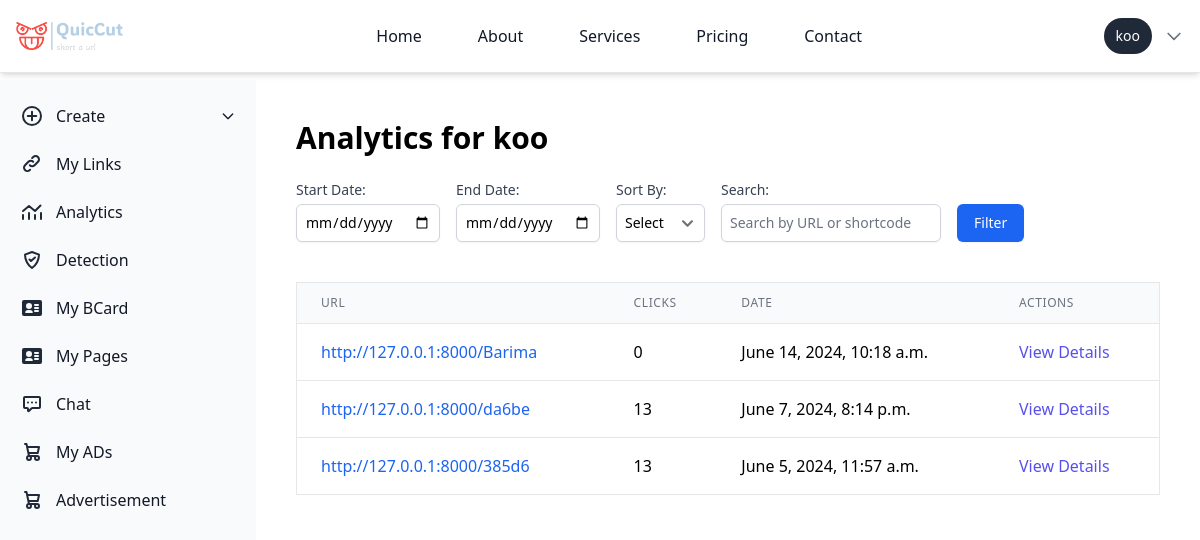
The app's page /analytics/ (signed in), older data.
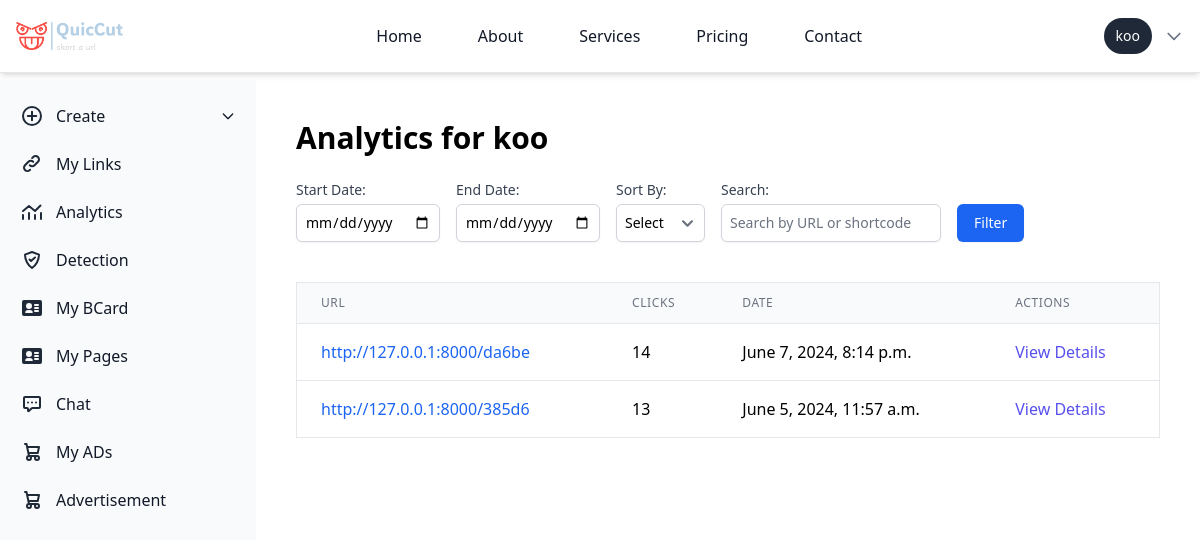
The same page, newer data.
### urlshortner/models.py (models this page shows, shortened)
class ShortURL(models.Model):
    user = models.ForeignKey(User, on_delete=models.CASCADE, null=True, blank=True)
    original_url = models.URLField()
    short_code = models.CharField(max_length=10, unique=True)
    clicks = models.IntegerField(default=0)
    date_created = models.DateTimeField(auto_now_add=True)
    class Meta:
        ordering = ['-date_created']

### user/views.py (the view)
# urls.py: path('analytics/', analytics_view, name='analytics_view'),
@login_required
def analytics_view(request):
    clicks = Click.objects.filter(short_url__user=request.user)
    short_urls = ShortURL.objects.filter(user=request.user)
    url_clicks = {short_url: 0 for short_url in short_urls}
    start_date = request.GET.get('start_date')
    end_date = request.GET.get('end_date')
    search_query = request.GET.get('search', '')
    if start_date and end_date:
        start_date = parse_date(start_date)
        end_date = parse_date(end_date)
        clicks = clicks.filter(timestamp__range=[start_date, end_date])
    if search_query:
        short_urls = short_urls.filter(
            Q(original_url__icontains=search_query) |
            Q(short_code__icontains=search_query)
        )
    for click in clicks:
        if click.short_url in url_clicks:
            url_clicks[click.short_url] += 1
    sort_by = request.GET.get('sort_by')
    if sort_by == 'clicks':
        url_clicks = dict(sorted(url_clicks.items(), key=lambda item: item[1], reverse=True))
    context = {
        'url_clicks': url_clicks,
        'clicks': clicks,
        'start_date': start_date,
        'end_date': end_date,
        'sort_by': sort_by,
        'search_query': search_query,
        'username': request.user.username
    }
    return render(request, 'user/analytics.html', context)

### chat/templatetags/chat_tags.py (called while the page is built)
@register.simple_tag
def unread_message_count(user):
    return Message.objects.filter(receiver=user, is_read=False).count()

### templates/user/analytics.html (shortened to what this page needs)
{% extends 'basehome/base.html' %}
{% block content %}
<body class="overflow-hidden">
<div class="p-10 sm:ml-64 mt-20 overflow-y-auto max-h-screen">
  <h1 class="text-3xl font-bold mb-6">Analytics for {{ username }}</h1>
  <form method="get" class="mb-6 flex flex-wrap items-center space-x-4">
    <div class="mb-4">
      <label for="start_date" class="block text-sm font-medium text-gray-700">Start Date:</label>
      <input type="date" name="start_date" id="start_date" value="{{ request.GET.start_date }}" class="mt-1 block w-full p-2 border border-gray-300 rounded-md shadow-sm focus:ring-blue-500 focus:border-blue-500 sm:text-sm">
    </div>
    <div class="mb-4">
      <label for="end_date" class="block text-sm font-medium text-gray-700">End Date:</label>
      <input type="date" name="end_date" id="end_date" value="{{ request.GET.end_date }}" class="mt-1 block w-full p-2 border border-gray-300 rounded-md shadow-sm focus:ring-blue-500 focus:border-blue-500 sm:text-sm">
    </div>
    <div class="mb-4">
      <label for="sort_by" class="block text-sm font-medium text-gray-700">Sort By:</label>
      <select name="sort_by" id="sort_by" class="mt-1 block w-full p-2 border border-gray-300 rounded-md shadow-sm focus:ring-blue-500 focus:border-blue-500 sm:text-sm">
        <option value="">Select</option>
      </select>
    </div>
    <div class="mb-4">
      <label for="search" class="block text-sm font-medium text-gray-700">Search:</label>
      <input type="text" name="search" id="search" value="{{ request.GET.search }}" class="mt-1 block w-full p-2 border border-gray-300 rounded-md shadow-sm focus:ring-blue-500 focus:border-blue-500 sm:text-sm" placeholder="Search by URL or shortcode">
    </div>
    <div class="mb-4">
      <button type="submit" class="mt-6 inline-flex items-center px-4 py-2 border border-transparent text-sm font-medium rounded-md shadow-sm text-white bg-blue-600 hover:bg-blue-700 focus:outline-none focus:ring-2 focus:ring-offset-2 focus:ring-blue-500">
        Filter
      </button>
    </div>
  </form>
  <div class="overflow-x-auto overflow-y-auto max-h-80">
    <table class="min-w-full bg-white border border-gray-200 divide-y divide-gray-200 rounded-lg shadow-sm">
      <thead class="bg-gray-50">
        <tr>
          <th scope="col" class="px-6 py-3 text-left text-xs font-medium text-gray-500 uppercase tracking-wider">URL</th>
          <th scope="col" class="px-6 py-3 text-left text-xs font-medium text-gray-500 uppercase tracking-wider">Clicks</th>
          <th scope="col" class="px-6 py-3 text-left text-xs font-medium text-gray-500 uppercase tracking-wider">Date</th>
          <th scope="col" class="px-6 py-3 text-left text-xs font-medium text-gray-500 uppercase tracking-wider">Actions</th>
        </tr>
      </thead>
      <tbody class="bg-white divide-y divide-gray-200">
        {% for short_url, click_count in url_clicks.items %}
        <tr>
          <td class="px-6 py-4 whitespace-nowrap">
            <a href="{% url 'redirect_view' short_code=short_url.short_code %}" class="text-blue-600 hover:text-blue-800">http://127.0.0.1:8000/{{ short_url.short_code }}</a>
          </td>
          <td class="px-6 py-4 whitespace-nowrap">{{ click_count }}</td>
          <td class="px-6 py-4 whitespace-nowrap">{{ short_url.date_created }}</td>
          <td class="px-6 py-4 whitespace-nowrap">
            <a href="{% url 'url_details_view' short_code=short_url.short_code %}" class="text-indigo-600 hover:text-indigo-900">View Details</a>
          </td>
        </tr>
        {% endfor %}
      </tbody>
    </table>
  </div>
  <br>
  <br>
  <br>
</div>
</body>
{% endblock %}

Row changes from the older to the newer data that the page shows:
removed ShortURL: short_code "Barima", clicks "0", date_created "June 14, 2024, 10:18 a.m."
computed for ShortURL "da6be": click_count "13" → "14"
